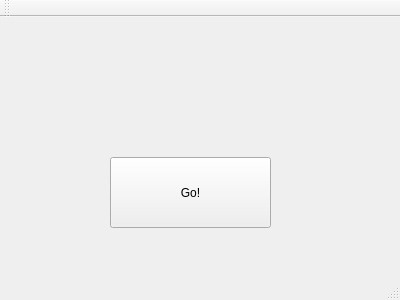
<?xml version="1.0" encoding="UTF-8"?>
<ui version="4.0">
 <class>MainWindow</class>
 <widget class="QMainWindow" name="MainWindow">
  <property name="geometry">
   <rect>
    <x>0</x>
    <y>0</y>
    <width>400</width>
    <height>300</height>
   </rect>
  </property>
  <property name="windowTitle">
   <string>MainWindow</string>
  </property>
  <widget class="QWidget" name="centralWidget">
   <widget class="QPushButton" name="pushButton">
    <property name="geometry">
     <rect>
      <x>110</x>
      <y>140</y>
      <width>161</width>
      <height>71</height>
     </rect>
    </property>
    <property name="text">
     <string>Go!</string>
    </property>
   </widget>
   <widget class="QLabel" name="label">
    <property name="geometry">
     <rect>
      <x>100</x>
      <y>60</y>
      <width>191</width>
      <height>41</height>
     </rect>
    </property>
    <property name="text">
     <string> </string>
    </property>
   </widget>
  </widget>
  <widget class="QMenuBar" name="menuBar">
   <property name="geometry">
    <rect>
     <x>0</x>
     <y>0</y>
     <width>400</width>
     <height>21</height>
    </rect>
   </property>
  </widget>
  <widget class="QToolBar" name="mainToolBar">
   <attribute name="toolBarArea">
    <enum>TopToolBarArea</enum>
   </attribute>
   <attribute name="toolBarBreak">
    <bool>false</bool>
   </attribute>
  </widget>
  <widget class="QStatusBar" name="statusBar"/>
 </widget>
 <layoutdefault spacing="6" margin="11"/>
 <resources/>
 <connections/>
</ui>
